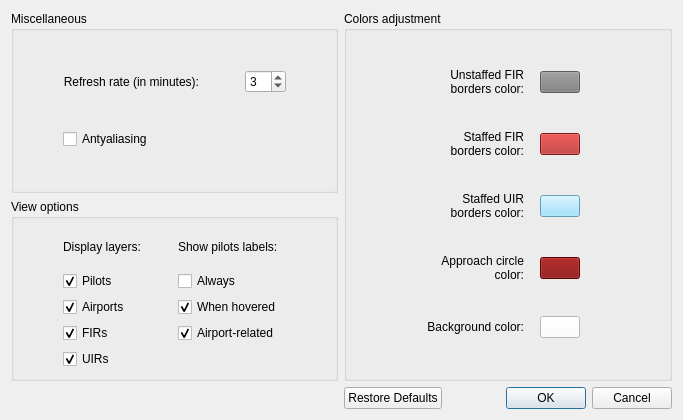
<?xml version="1.0" encoding="UTF-8"?>
<ui version="4.0">
 <class>SettingsWindow</class>
 <widget class="QWidget" name="SettingsWindow">
  <property name="windowModality">
   <enum>Qt::ApplicationModal</enum>
  </property>
  <property name="geometry">
   <rect>
    <x>0</x>
    <y>0</y>
    <width>683</width>
    <height>420</height>
   </rect>
  </property>
  <property name="windowTitle">
   <string>Vatsinator settings</string>
  </property>
  <property name="windowIcon">
   <iconset resource="imgs.qrc">
    <normaloff>:/mainIcon/icon.png</normaloff>:/mainIcon/icon.png</iconset>
  </property>
  <layout class="QGridLayout" name="gridLayout">
   <item row="0" column="1" rowspan="2">
    <widget class="QGroupBox" name="ColorsAdjustmentGroup">
     <property name="title">
      <string>Colors adjustment</string>
     </property>
     <layout class="QGridLayout" name="gridLayout_4">
      <item row="0" column="3">
       <widget class="ColorButton" name="UnstaffedFirColorButton">
        <property name="sizePolicy">
         <sizepolicy hsizetype="Fixed" vsizetype="Fixed">
          <horstretch>0</horstretch>
          <verstretch>0</verstretch>
         </sizepolicy>
        </property>
        <property name="styleSheet">
         <string notr="true">background-color: rgb(127, 127, 127)</string>
        </property>
        <property name="text">
         <string/>
        </property>
       </widget>
      </item>
      <item row="3" column="1">
       <widget class="QLabel" name="ApproachCircleColorLabel">
        <property name="text">
         <string>Approach circle&lt;br&gt;color:</string>
        </property>
        <property name="alignment">
         <set>Qt::AlignRight|Qt::AlignTrailing|Qt::AlignVCenter</set>
        </property>
       </widget>
      </item>
      <item row="2" column="3">
       <widget class="ColorButton" name="StaffedUirColorButton">
        <property name="sizePolicy">
         <sizepolicy hsizetype="Fixed" vsizetype="Fixed">
          <horstretch>0</horstretch>
          <verstretch>0</verstretch>
         </sizepolicy>
        </property>
        <property name="styleSheet">
         <string notr="true">background-color: rgb(140, 219, 255)</string>
        </property>
        <property name="text">
         <string/>
        </property>
       </widget>
      </item>
      <item row="4" column="1">
       <widget class="QLabel" name="BackgroundColorLabel">
        <property name="text">
         <string>Background color:</string>
        </property>
        <property name="alignment">
         <set>Qt::AlignRight|Qt::AlignTrailing|Qt::AlignVCenter</set>
        </property>
       </widget>
      </item>
      <item row="2" column="1">
       <widget class="QLabel" name="StaffedUirColorLabel">
        <property name="text">
         <string>Staffed UIR&lt;br&gt;borders color:</string>
        </property>
        <property name="alignment">
         <set>Qt::AlignRight|Qt::AlignTrailing|Qt::AlignVCenter</set>
        </property>
       </widget>
      </item>
      <item row="1" column="3">
       <widget class="ColorButton" name="StaffedFirColorButton">
        <property name="sizePolicy">
         <sizepolicy hsizetype="Fixed" vsizetype="Fixed">
          <horstretch>0</horstretch>
          <verstretch>0</verstretch>
         </sizepolicy>
        </property>
        <property name="styleSheet">
         <string notr="true">background-color: rgb(176, 32, 32)</string>
        </property>
        <property name="text">
         <string/>
        </property>
       </widget>
      </item>
      <item row="0" column="1">
       <widget class="QLabel" name="UnstaffedFirColorLabel">
        <property name="text">
         <string>Unstaffed FIR&lt;br&gt;borders color:</string>
        </property>
        <property name="alignment">
         <set>Qt::AlignRight|Qt::AlignTop|Qt::AlignTrailing</set>
        </property>
       </widget>
      </item>
      <item row="1" column="1">
       <widget class="QLabel" name="StaffedFirColorLabel">
        <property name="text">
         <string>Staffed FIR&lt;br&gt;borders color:</string>
        </property>
        <property name="alignment">
         <set>Qt::AlignRight|Qt::AlignTrailing|Qt::AlignVCenter</set>
        </property>
       </widget>
      </item>
      <item row="3" column="3">
       <widget class="ColorButton" name="ApproachCircleColorButton">
        <property name="sizePolicy">
         <sizepolicy hsizetype="Fixed" vsizetype="Fixed">
          <horstretch>0</horstretch>
          <verstretch>0</verstretch>
         </sizepolicy>
        </property>
        <property name="styleSheet">
         <string notr="true">background-color: rgb(127, 0, 0)</string>
        </property>
        <property name="text">
         <string/>
        </property>
       </widget>
      </item>
      <item row="4" column="3">
       <widget class="ColorButton" name="BackgroundColorButton">
        <property name="sizePolicy">
         <sizepolicy hsizetype="Fixed" vsizetype="Fixed">
          <horstretch>0</horstretch>
          <verstretch>0</verstretch>
         </sizepolicy>
        </property>
        <property name="styleSheet">
         <string notr="true">background-color: rgb(255, 255, 255)</string>
        </property>
        <property name="text">
         <string/>
        </property>
       </widget>
      </item>
      <item row="0" column="4">
       <spacer name="horizontalSpacer_6">
        <property name="orientation">
         <enum>Qt::Horizontal</enum>
        </property>
        <property name="sizeType">
         <enum>QSizePolicy::Fixed</enum>
        </property>
        <property name="sizeHint" stdset="0">
         <size>
          <width>80</width>
          <height>20</height>
         </size>
        </property>
       </spacer>
      </item>
      <item row="0" column="2">
       <spacer name="horizontalSpacer_8">
        <property name="orientation">
         <enum>Qt::Horizontal</enum>
        </property>
        <property name="sizeType">
         <enum>QSizePolicy::Fixed</enum>
        </property>
        <property name="sizeHint" stdset="0">
         <size>
          <width>10</width>
          <height>20</height>
         </size>
        </property>
       </spacer>
      </item>
      <item row="0" column="0">
       <spacer name="horizontalSpacer_5">
        <property name="orientation">
         <enum>Qt::Horizontal</enum>
        </property>
        <property name="sizeType">
         <enum>QSizePolicy::Fixed</enum>
        </property>
        <property name="sizeHint" stdset="0">
         <size>
          <width>40</width>
          <height>20</height>
         </size>
        </property>
       </spacer>
      </item>
     </layout>
    </widget>
   </item>
   <item row="0" column="0">
    <widget class="QGroupBox" name="MiscellaneousGroup">
     <property name="title">
      <string>Miscellaneous</string>
     </property>
     <layout class="QGridLayout" name="gridLayout_2">
      <item row="0" column="3">
       <widget class="QSpinBox" name="RefreshRateBox">
        <property name="minimum">
         <number>1</number>
        </property>
        <property name="maximum">
         <number>60</number>
        </property>
        <property name="value">
         <number>3</number>
        </property>
       </widget>
      </item>
      <item row="0" column="2">
       <spacer name="horizontalSpacer">
        <property name="orientation">
         <enum>Qt::Horizontal</enum>
        </property>
        <property name="sizeType">
         <enum>QSizePolicy::Fixed</enum>
        </property>
        <property name="sizeHint" stdset="0">
         <size>
          <width>40</width>
          <height>20</height>
         </size>
        </property>
       </spacer>
      </item>
      <item row="0" column="4">
       <spacer name="horizontalSpacer_2">
        <property name="orientation">
         <enum>Qt::Horizontal</enum>
        </property>
        <property name="sizeType">
         <enum>QSizePolicy::Fixed</enum>
        </property>
        <property name="sizeHint" stdset="0">
         <size>
          <width>40</width>
          <height>20</height>
         </size>
        </property>
       </spacer>
      </item>
      <item row="0" column="0">
       <spacer name="horizontalSpacer_3">
        <property name="orientation">
         <enum>Qt::Horizontal</enum>
        </property>
        <property name="sizeType">
         <enum>QSizePolicy::Fixed</enum>
        </property>
        <property name="sizeHint" stdset="0">
         <size>
          <width>40</width>
          <height>20</height>
         </size>
        </property>
       </spacer>
      </item>
      <item row="0" column="1">
       <widget class="QLabel" name="RefreshRateLabel">
        <property name="text">
         <string>Refresh rate (in minutes):</string>
        </property>
        <property name="alignment">
         <set>Qt::AlignRight|Qt::AlignTrailing|Qt::AlignVCenter</set>
        </property>
       </widget>
      </item>
      <item row="1" column="1">
       <widget class="QCheckBox" name="AntyaliasingCheckBox">
        <property name="text">
         <string>Antyaliasing</string>
        </property>
       </widget>
      </item>
     </layout>
    </widget>
   </item>
   <item row="1" column="0">
    <widget class="QGroupBox" name="ViewOptionsGroup">
     <property name="title">
      <string>View options</string>
     </property>
     <layout class="QGridLayout" name="gridLayout_3">
      <item row="2" column="1">
       <widget class="QCheckBox" name="AirportsCheckBox">
        <property name="text">
         <string>Airports</string>
        </property>
        <property name="checked">
         <bool>true</bool>
        </property>
       </widget>
      </item>
      <item row="4" column="1">
       <widget class="QCheckBox" name="UirsCheckBox">
        <property name="text">
         <string>UIRs</string>
        </property>
        <property name="checked">
         <bool>true</bool>
        </property>
       </widget>
      </item>
      <item row="1" column="1">
       <widget class="QCheckBox" name="PilotsCheckBox">
        <property name="text">
         <string>Pilots</string>
        </property>
        <property name="checked">
         <bool>true</bool>
        </property>
       </widget>
      </item>
      <item row="3" column="1">
       <widget class="QCheckBox" name="FirsCheckBox">
        <property name="text">
         <string>FIRs</string>
        </property>
        <property name="checked">
         <bool>true</bool>
        </property>
       </widget>
      </item>
      <item row="0" column="1">
       <widget class="QLabel" name="LayersLabel">
        <property name="text">
         <string>Display layers:</string>
        </property>
       </widget>
      </item>
      <item row="2" column="0">
       <spacer name="horizontalSpacer_4">
        <property name="orientation">
         <enum>Qt::Horizontal</enum>
        </property>
        <property name="sizeType">
         <enum>QSizePolicy::Fixed</enum>
        </property>
        <property name="sizeHint" stdset="0">
         <size>
          <width>40</width>
          <height>20</height>
         </size>
        </property>
       </spacer>
      </item>
      <item row="0" column="2">
       <widget class="QLabel" name="ShowPilotsLabelsLabel">
        <property name="text">
         <string>Show pilots labels:</string>
        </property>
       </widget>
      </item>
      <item row="1" column="2">
       <widget class="QCheckBox" name="ShowPilotsLabelsAlwaysCheckBox">
        <property name="text">
         <string>Always</string>
        </property>
       </widget>
      </item>
      <item row="2" column="2">
       <widget class="QCheckBox" name="ShowPilotsLabelsWhenHoveredCheckBox">
        <property name="toolTip">
         <string/>
        </property>
        <property name="text">
         <string>When hovered</string>
        </property>
        <property name="checked">
         <bool>true</bool>
        </property>
       </widget>
      </item>
      <item row="3" column="2">
       <widget class="QCheckBox" name="ShowPilotsLabelsAirportRelatedCheckBox">
        <property name="whatsThis">
         <string extracomment="Display pilots' labels when departure/destination airport are hovered"/>
        </property>
        <property name="text">
         <string>Airport-related</string>
        </property>
        <property name="checked">
         <bool>true</bool>
        </property>
       </widget>
      </item>
      <item row="2" column="3">
       <spacer name="horizontalSpacer_7">
        <property name="orientation">
         <enum>Qt::Horizontal</enum>
        </property>
        <property name="sizeType">
         <enum>QSizePolicy::Fixed</enum>
        </property>
        <property name="sizeHint" stdset="0">
         <size>
          <width>40</width>
          <height>20</height>
         </size>
        </property>
       </spacer>
      </item>
     </layout>
    </widget>
   </item>
   <item row="2" column="1">
    <widget class="QDialogButtonBox" name="OKCancelButtonBox">
     <property name="standardButtons">
      <set>QDialogButtonBox::Cancel|QDialogButtonBox::Ok|QDialogButtonBox::RestoreDefaults</set>
     </property>
     <property name="centerButtons">
      <bool>false</bool>
     </property>
    </widget>
   </item>
  </layout>
 </widget>
 <customwidgets>
  <customwidget>
   <class>ColorButton</class>
   <extends>QPushButton</extends>
   <header>ui/buttons/ColorButton.h</header>
  </customwidget>
 </customwidgets>
 <resources>
  <include location="imgs.qrc"/>
 </resources>
 <connections>
  <connection>
   <sender>OKCancelButtonBox</sender>
   <signal>rejected()</signal>
   <receiver>SettingsWindow</receiver>
   <slot>hide()</slot>
   <hints>
    <hint type="sourcelabel">
     <x>517</x>
     <y>403</y>
    </hint>
    <hint type="destinationlabel">
     <x>341</x>
     <y>209</y>
    </hint>
   </hints>
  </connection>
 </connections>
</ui>
